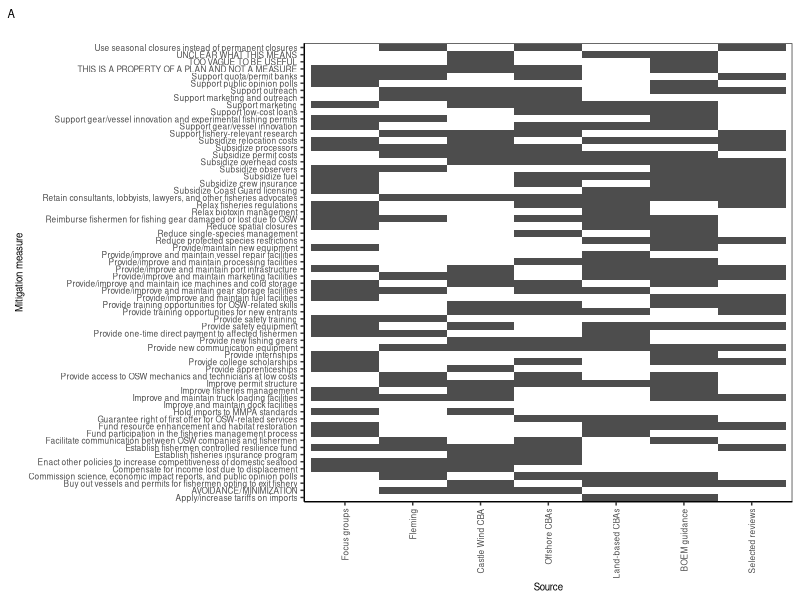
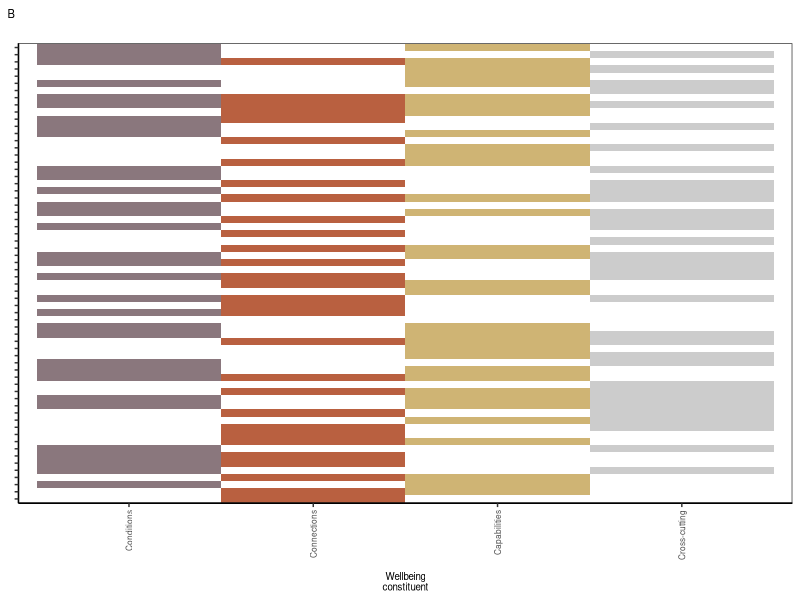
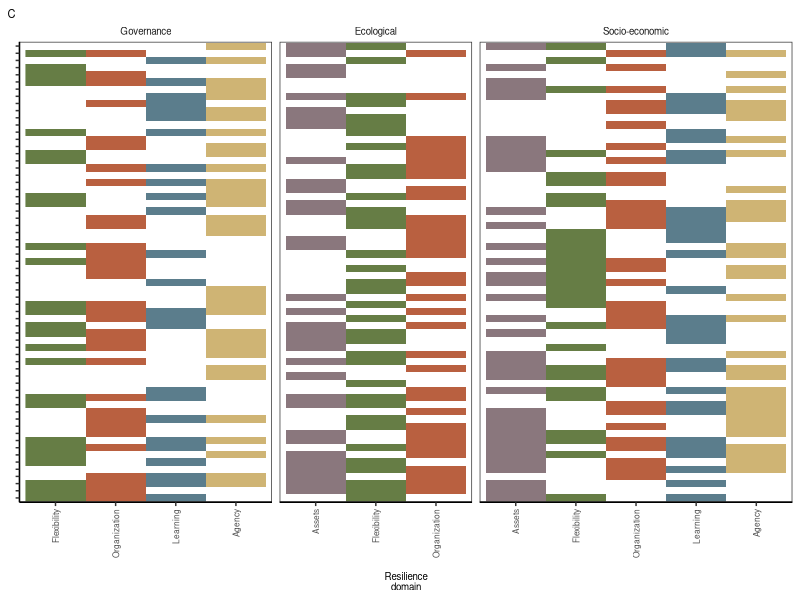
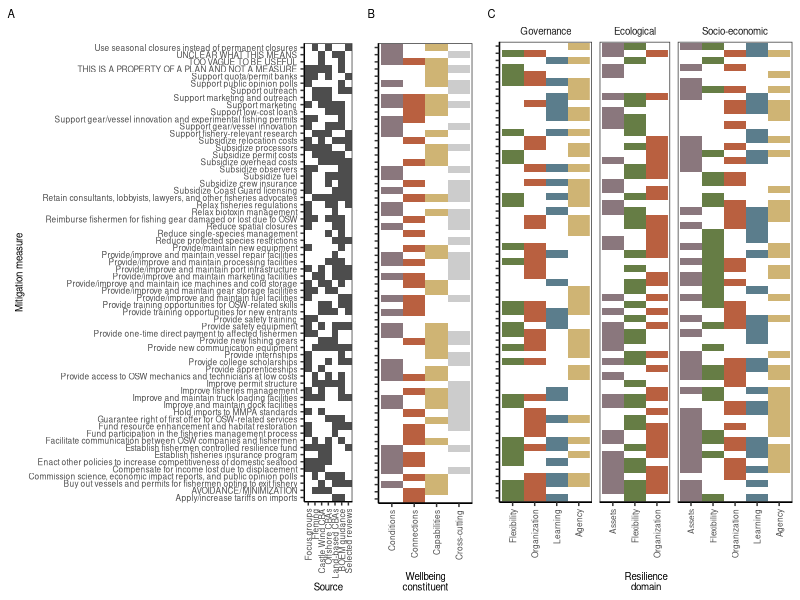

The R source for these figures, in order: (Note: this script raises an error after producing the figures.)


# Clear workspace
rm(list = ls())

# Setup
################################################################################

# Packages
library(stringr)
library(tidyverse)

# Directories
tabledir <- "tables"
plotdir <- "figures"

# Read data
data <- readxl::read_excel("data/actions/action_database.xlsx")

# Source grid
sources <- c("Focus groups", "Fleming", 
             "Castle Wind CBA", "Offshore CBAs", "Land-based CBAs",
             "BOEM guidance", "Selected reviews")
source_grid <- expand.grid(measure=data$measure,
                           source=sources) %>% 
  mutate(source=factor(source, levels=sources)) %>% 
  mutate(reported_yn=sample(c("yes", "no"), n(), replace=T))


# Wellbeing grid
constituents <- c("Conditions", "Connections", "Capabilities", "    Cross-cutting")
constituent_colors <- c("#8a777d", "#b96040", "#cfb474", "grey80")
constituent_grid <- expand.grid(measure=data$measure,
                                constituent=constituents) %>% 
  mutate(constituent=factor(constituent, levels=constituents)) %>% 
  mutate(reported_yn=sample(c("yes", "no"), n(), replace=T),
         reported_yn_use=ifelse(reported_yn=="yes", as.character(constituent), NA) %>% factor(., constituents))

# Climate resilience grid
dimensions <- c("Governance", "Ecological", "Socio-economic")
domains <- c("Assets", "Flexibility", "     Organization", "Learning", "Agency")
domain_colors <- c("#8a777d", "#667d45", "#b96040", "#5b7d8c", "#cfb474")
resilience_grid <- expand.grid(measure=data$measure,
                               dimension=dimensions,
                               domain=domains) %>% 
  # Eliminate domains that don't exist
  filter( !(dimension=="Governance" & domain=="Assets") ) %>% 
  filter( !(dimension=="Ecological" & domain %in% c("Agency", "Learning")) ) %>% 
  # Factor dimensions/domains
  mutate(dimension=factor(dimension, levels=dimensions),
         domain=factor(domain, levels=domains)) %>% 
  # Simulate data
  mutate(reported_yn=sample(c("yes", "no"), n(), replace=T),
         reported_yn_use=ifelse(reported_yn=="yes", as.character(domain), NA) %>% factor(., domains))

# Plot data
################################################################################

# Base theme
base_theme <- theme(axis.text=element_text(size=6),
                    axis.text.x = element_text(angle = 90, vjust = 0.5, hjust=1),
                    axis.title=element_text(size=7),
                    legend.text=element_text(size=6),
                    legend.title=element_text(size=7),
                    strip.text=element_text(size=7),
                    plot.tag=element_text(size=8),
                    strip.background = element_rect(fill=NA, color=NA),
                    # Gridlines
                    panel.grid.major = element_blank(), 
                    panel.grid.minor = element_blank(),
                    panel.background = element_blank(), 
                    axis.line = element_line(colour = "black"),
                    # Legend
                    legend.key = element_rect(fill = NA, color=NA),
                    legend.background = element_rect(fill=alpha('blue', 0)))

# Source
g1 <- ggplot(source_grid, aes(y=measure, x=source, fill=reported_yn)) +
  geom_tile() +
  # Labels
  labs(x="Source", y="Mitigation measure", tag="A", subtitle="") +
  # Legend
  scale_fill_manual(name="", values=c("white", "grey30")) +
  # Theme
  theme_bw() + base_theme +
  theme(legend.position = "none")
g1

# Source
g2 <- ggplot(constituent_grid, aes(y=measure, x=constituent, fill=reported_yn_use)) +
  geom_tile() +
  # Labels
  labs(x="Wellbeing\nconstituent", y="Mitigation measure", tag="B", subtitle="") +
  # Legend
  # scale_fill_manual(name="", values=c("white", "grey30")) +
  scale_fill_manual(name="", values=constituent_colors, na.value = "white") +
  # Theme
  theme_bw() + base_theme +
  theme(legend.position = "none",
        axis.text.y=element_blank(),
        axis.title.y = element_blank())
g2

# Resilience
g3 <- ggplot(resilience_grid, aes(y=measure, x=domain, fill=reported_yn_use)) +
  facet_grid(.~dimension, scales="free_x", space="free_x") +
  geom_raster() +
  # Labels
  labs(x="Resilience\ndomain", y="Mitigation measure", tag="C") +
  # Legend
  # scale_fill_manual(name="", values=c("white", "grey30")) +
  scale_fill_manual(name="", values=domain_colors, na.value = "white") +
  # Theme
  theme_bw() + base_theme +
  theme(legend.position = "none",
        axis.text.y=element_blank(),
        axis.title.y = element_blank())
g3

# Merge
g <- gridExtra::grid.arrange(g1, g2, g3, nrow=1, widths=c(0.45, 0.15, 0.4))

# Export figure
ggsave(g, filename=file.path(plotdir, "FigX_measures.png"), 
       width=6.5, height=3.0, units="in", dpi=600, bg="white")
